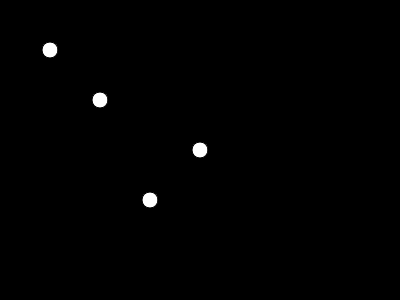
Frame 1 (no input)
Frame 60 (no input): identical to frame 1, image omitted
Frame 120 (the mouse pressed at the canvas centre since frame 60): identical to frame 1, image omitted

The p5.js sketch that drew this single still picture (run headless with seeded random() and noise() and a simulated clock; from frame 60 on, the mouse is pressed at the canvas centre):

// p5.js sketch
// ── sketch.js
// Arguments Array in JavaScript
// https://youtu.be/4Sw6OUXjHsk

var particles = [];

function setup() {
  createCanvas( 400, 300 );
  particles[ 0 ] = new Particle();
  particles[ 1 ] = new Particle( 100, 100 );
  var v = createVector( 200, 150 );
  particles[ 2 ] = new Particle( v );
  particles[ 3 ] = new Particle( "150, 200" );

}

function draw() {
  background( 0 );
  for ( var i = 0; i < particles.length; i++ ) {
    particles[ i ].show();
  }
}

function Particle( a, b ) {
  if ( a instanceof p5.Vector ) {
    this.x = a.x;
    this.y = a.y;
  } else if ( typeof( a ) === "string" ) { // caution: instanceof returns true only for full fledged string objects
    var nums = a.split( ',' ); // create array of strings
    this.x = Number( nums[ 0 ] ); // convert strings to numbers
    this.y = Number( nums[ 1 ] ); // convert strings to numbers

  } else {
    this.x = a || 50;
    this.y = b || 50;
  }

  this.show = function() {
    fill( 255 );
    ellipse( this.x, this.y, 16, 16 );
  }
}
